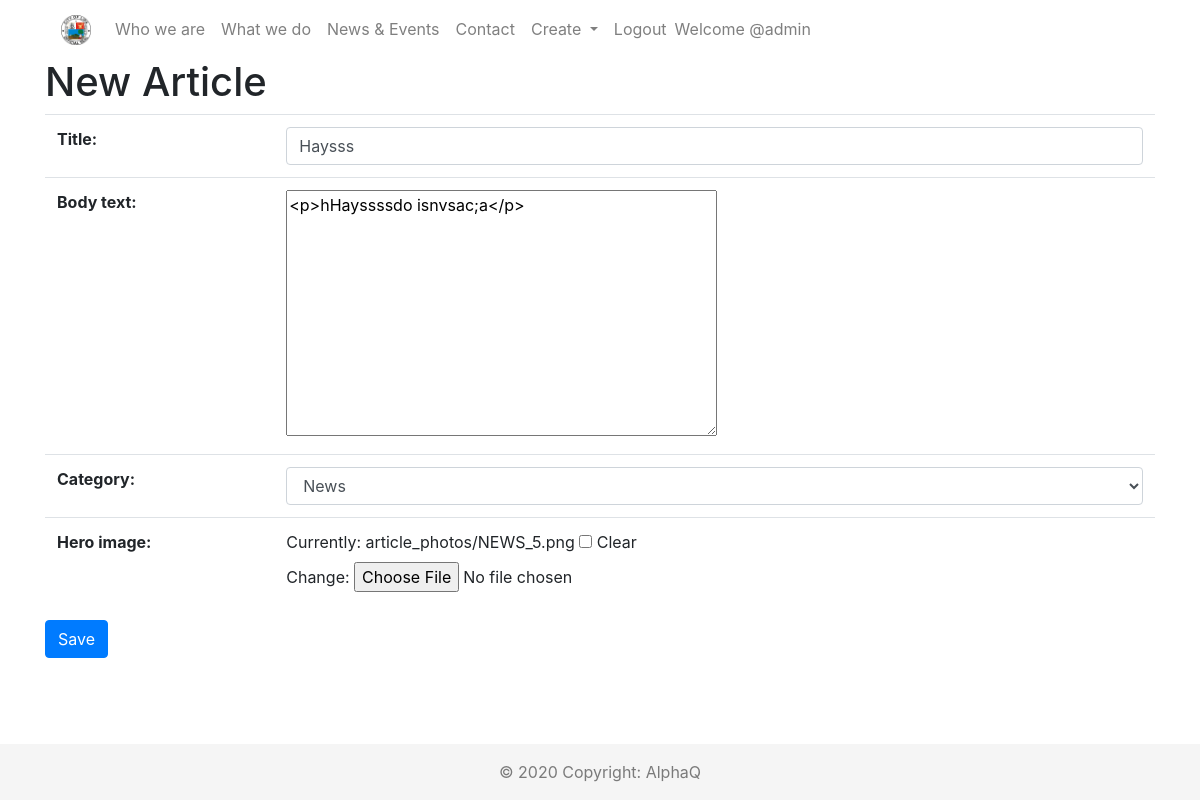
The page /news_and_events/article/haysss/edit/ (signed in) on the database its author committed.
### pages/models.py (models this page shows, shortened)
class Article(models.Model):
    title = models.TextField(max_length=200)
    slug = models.SlugField(allow_unicode=True, unique=True, editable=False,
                            default='lipa_city_article')
    author = models.ForeignKey(User, on_delete=models.SET_NULL,
                               null=True, editable=False)
    created_date = models.DateTimeField(default=timezone.now)
    published_date = models.DateTimeField('Date Published', blank=True,
                                          null=True)
    category = models.ForeignKey(Category, on_delete=models.SET_NULL,
                                 null=True)	 # foreign key
    hero_image = models.ImageField(upload_to='article_photos/',
                                   blank=True)
    body_text = RichTextField(blank=True, null=True)

class Category(models.Model):
    def __str__(self):
        return self.title
    title = models.TextField(max_length=200)
    class Meta:
        verbose_name = 'category'
        verbose_name_plural = 'categories'

### pages/views.py (the view)
# urls.py: path('article/<slug>/edit/', views.ArticleUpdateView.as_view(),
class ArticleUpdateView(LoginRequiredMixin, UpdateView):
    login_url = '/login/'
    redirect_field_name = 'pages/article_detail.html'
    form_class = ArticleForm
    model = Article
    def get_context_data(self, **kwargs):
        context = super().get_context_data(**kwargs)
        article = get_object_or_404(Article, slug=self.kwargs['slug'])
        context['page_title'] = f'Update {article.title}'
        return context

### pages/forms.py
class ArticleForm(forms.ModelForm):
    class Meta:
        model = Article
        fields = ('title', 'body_text', 'category', 'hero_image')
        widgets = {
            'title': forms.TextInput(attrs={'class': 'textinputclass container-fluid form-control'}),
            'body_text': forms.Textarea(attrs={'class': 'editable medium-editor-textarea articlecontent'}),
            'category': forms.Select(attrs={'class': 'form-control'}),
        }

### pages/templates/pages/article_form.html (shortened to what this page needs)
{% extends 'base.html' %}
{% block content %}
    <h1>New Article</h1>
    <form method="POST" enctype="multipart/form-data" class="post-form">
    <table class='table'>
      {{form.as_table}}
    </table>
    <button type="submit" class="save btn btn-primary">Save</button>
    </form>
{% endblock %}

### templates/base.html (shortened to what this page needs)
<!DOCTYPE html>
{% load static %}
<html>
  <head>
    <link rel="stylesheet" href="https://cdnjs.cloudflare.com/ajax/libs/twitter-bootstrap/4.1.3/css/bootstrap.css">
    <link rel="stylesheet" href="https://cdn.datatables.net/1.10.21/css/dataTables.bootstrap4.min.css">
    <link rel="stylesheet" href="https://stackpath.bootstrapcdn.com/bootstrap/4.5.0/css/bootstrap.min.css">
    <link rel="stylesheet" href="{% static '/css/article_list.css' %}">
    <link rel="stylesheet" href="{% static 'css/master.css' %}">
  </head>
  <body>
    <div class="container">
      <nav class="navbar navbar-expand-lg navbar-light">
        <a class="navbar-brand" href="{% url 'home' %}">
        <img src="{% static "images/logo.png" %}" width='30' height='30' class="img-rounded center-block"></a>
          <div class="collapse navbar-collapse" id="navbarNav">
            <ul class="nav navbar-nav">
              <li class="nav-item">
                <a class="nav-link" href="{% url 'about' %}">Who we are</a>
              </li>
              <li class="nav-item">
                <a class="nav-link" href="{% url 'service_list' %}">What we do</a>
              </li>
              <li class="nav-item">
                <a class="nav-link" href="{% url 'article_list' %}">News & Events</a>
              </li>
              <li class="nav-item">
                <a class="nav-link" href="{% url 'contact' %}">Contact</a>
              </li>
              {% if user.is_authenticated %}
              {% if user.is_superuser %}
              <li class="nav-item dropdown">
                <a class="nav-link dropdown-toggle" href="#" id="navbarDropdown" role="button" data-toggle="dropdown" aria-haspopup="true" aria-expanded="false">
                  Create
                </a>
              </li>
              {% endif %}
              <li class="nav-item">
                <a class="nav-link" href="/logout">Logout</a>
              </li>
              {% endif %}
            </ul>
            {% if user.is_authenticated %}
            <span class="navbar-text">
              Welcome @{{ user }}
            </span>
            {% endif %}
          </div>
      </nav>
        {% block content %}
        {% endblock %}
      </div>
      <footer class='footer fixed-bottom'>
        <div class="footer-copyright text-center text-black-50 py-3">© 2020 Copyright:
          <a class="dark-grey-text" href="https://github.com/AlphaQ-2"> AlphaQ</a>
        </div>
      </footer>
  </body>
</html>

### static/css/master.css (style rules this page uses)
body { padding-bottom: 120px; }
footer { background-color: #f5f5f5; }
a { color: inherit; text-decoration: none; background-color: inherit }

### rows shown on the page
Article: title "Haysss", body_text "<p>hHayssssdo isnvsac;a</p>", category "News"

### other values the page prints
{{ user }} "admin"
